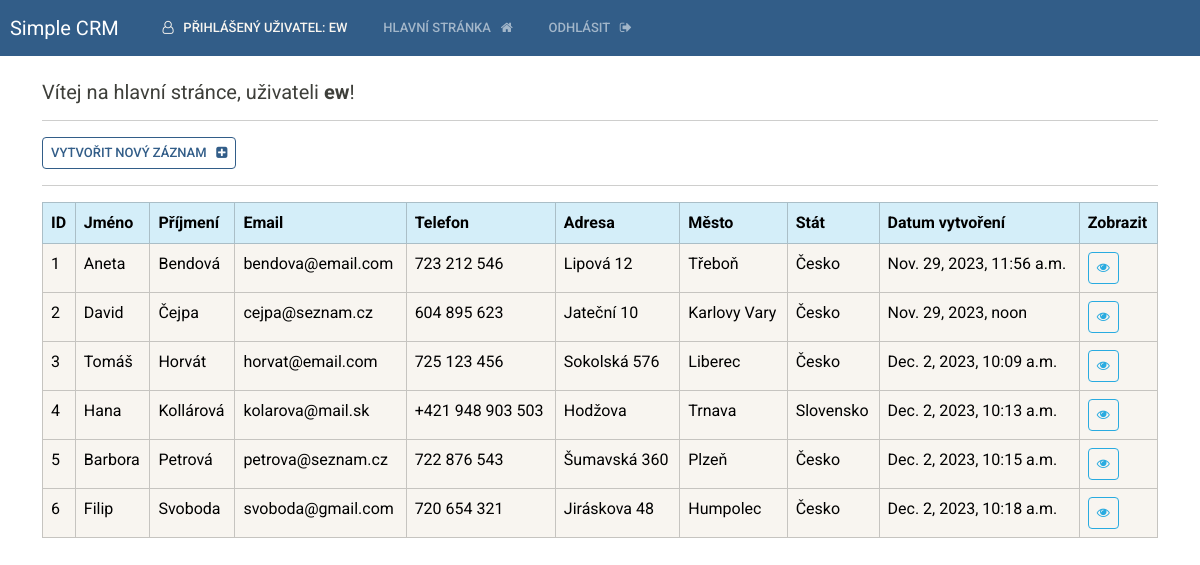
The page /dashboard (signed in) on the database its author committed.
### webapp/models.py (models this page shows, shortened)
class Record(models.Model):
    creation_date = models.DateTimeField(auto_now_add=True)
    first_name = models.CharField(max_length=100)
    last_name = models.CharField(max_length=100)
    email = models.CharField(max_length=255)
    phone = models.CharField(max_length=20)
    address = models.CharField(max_length=300)
    city = models.CharField(max_length=255)
    country = models.CharField(max_length=125)

### webapp/views.py (the view)
# urls.py: path('dashboard', views.dashboard, name="dashboard"), # read records
@login_required(login_url='my-login')
def dashboard(request):
    my_records = Record.objects.all()
    context = {'records':my_records}
    return render(request, 'webapp/dashboard.html', context=context)

### webapp/templates/webapp/dashboard.html
{% extends 'webapp/base.html' %}
{% block content %}
    <h5> Vítej na hlavní stránce, uživateli <strong>{{user}}</strong>! </h5>
    <hr>
    <a class="btn btn-outline-primary btn-sm" href="{% url 'create-record' %}">
        Vytvořit nový záznam &nbsp;
        <i class="fa fa-plus-square" aria-hidden="true"></i>
    </a>
    <hr>
    <table class="table table-light table-hover table-bordered">
        <thead class="table-info">
            <tr>
                <th scope="col"> ID </th>
                <th scope="col"> Jméno </th>
                <th scope="col"> Příjmení </th>
                <th scope="col"> Email </th>
                <th scope="col"> Telefon </th>
                <th scope="col"> Adresa </th>
                <th scope="col"> Město </th>
                <th scope="col"> Stát </th>
                <th scope="col"> Datum vytvoření </th>
                <th scope="col"> Zobrazit </th>
            </tr>
        </thead>
        <tbody>
        {% if records %}
            {% for record in records %}
            <tr>
                <td>{{record.id}}</td>
                <td>{{record.first_name}}</td>
                <td>{{record.last_name}}</td>
                <td>{{record.email}}</td>
                <td>{{record.phone}}</td>
                <td>{{record.address}}</td>
                <td>{{record.city}}</td>
                <td>{{record.country}}</td>
                <td>{{record.creation_date}}</td>
                <td>
                    <a class="btn btn-outline-info btn-sm" href="{% url 'record' record.id %}">
                    <i class="fa fa-eye" aria-hidden="true"></i>
                    </a>
                </td>
            </tr>
            {% endfor %}
        {% endif %}
        </tbody>
    </table>
{% endblock %}

### webapp/templates/webapp/base.html (shortened to what this page needs)
{% load static %}
    <!DOCTYPE html>
    <html lang="cs-cz">
    <head>
        <link rel="stylesheet" type="text/css" href="https://bootswatch.com/5/sandstone/bootstrap.min.css">
        <link rel="stylesheet" type="text/css" href="{% static 'css/styles.css' %}">
        <link rel="stylesheet" href="https://cdnjs.cloudflare.com/ajax/libs/font-awesome/4.7.0/css/font-awesome.min.css">
    </head>
    <body>
            {% include 'webapp/navbar.html' %}
            <div class="container">
                <br>
                {% block content %}
                {% endblock %}
            </div>
    </body>
    </html>

### webapp/templates/webapp/navbar.html (shortened to what this page needs)
<nav class="navbar navbar-expand-lg navbar-dark bg-primary justify-content-center">
    <a class="navbar-brand main-heading" href="{% url '' %}">
      &nbsp; Simple CRM
    </a>
      <div class="collapse navbar-collapse text-center" id="navbarNavDropdown">
        <ul class="navbar-nav mr-auto">
          {% if user.is_authenticated %}
            <li class="nav-link text-light">
              <i class="fa fa-user-o" aria-hidden="true"></i>
              &nbsp; Přihlášený uživatel: {{user}}
            </li>
            <li class="nav-item">
              <a class="nav-link" href="{% url 'dashboard' %}">
                Hlavní stránka &nbsp;
                <i class="fa fa-home" aria-hidden="true"></i> </a>
            </li>
            <li class="nav-item">
              <a class="nav-link" href="{% url 'user-logout' %}">
                Odhlásit &nbsp;
                <i class="fa fa-sign-out" aria-hidden="true"></i>
              </a>
            </li>
        </ul>
        {% endif %}
      </div>
  </nav>

### static/css/styles.css (style rules this page uses)
.container { z-index: 10; }

### rows shown on the page
Record: id "1", first_name "Aneta", last_name "Bendová", email "bendova@email.com", phone "723 212 546", address "Lipová 12", city "Třeboň", country "Česko", creation_date "Nov. 29, 2023, 11:56 a.m."
Record: id "2", first_name "David", last_name "Čejpa", email "cejpa@seznam.cz", phone "604 895 623", address "Jateční 10", city "Karlovy Vary", country "Česko", creation_date "Nov. 29, 2023, noon"
Record: id "3", first_name "Tomáš", last_name "Horvát", email "horvat@email.com", phone "725 123 456", address "Sokolská 576", city "Liberec", country "Česko", creation_date "Dec. 2, 2023, 10:09 a.m."
Record: id "4", first_name "Hana", last_name "Kollárová", email "kolarova@mail.sk", phone "+421 948 903 503", address "Hodžova", city "Trnava", country "Slovensko", creation_date "Dec. 2, 2023, 10:13 a.m."
Record: id "5", first_name "Barbora", last_name "Petrová", email "petrova@seznam.cz", phone "722 876 543", address "Šumavská 360", city "Plzeň", country "Česko", creation_date "Dec. 2, 2023, 10:15 a.m."
Record: id "6", first_name "Filip", last_name "Svoboda", email "svoboda@gmail.com", phone "720 654 321", address "Jiráskova 48", city "Humpolec", country "Česko", creation_date "Dec. 2, 2023, 10:18 a.m."

### other values the page prints
{{ user }} "EW"
{{ user }} "ew"
